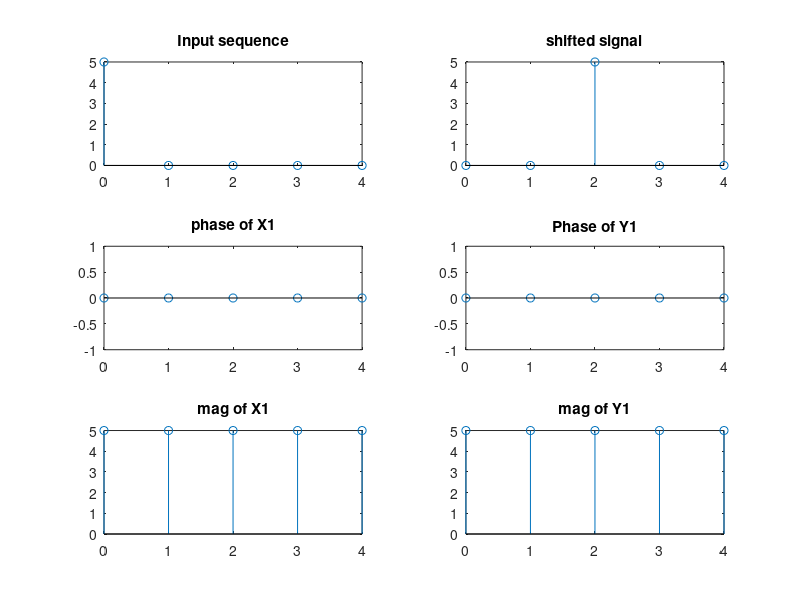

This figure's MATLAB source:
%CIRCULAR TIME SHIFT
clc;
clear all;
close all;
x = input('Enter the input sequence:');
N = input('Enter the length of the DFT N=');
n=0:(N-1);
k=0:(N-1);
len=length(x);
if N>len
   x=[x zeros(1,N-len)];
elseif N<len
   x=x(1:N);
end
i=sqrt(-1);
w=exp(-i*2*pi/N);
nk=n'*k;
W=w.^nk;

y = circshift(x,[2]);
subplot(3,2,1);
stem(k,x);
title('Input sequence');
hold on;
subplot(3,2,2);
stem(k,y);
title('shifted signal');
%dft of signal

X1=x*W;
disp(X1);
Y1 = x*W
%plotting phase of these two signals
subplot(3,2,3);
stem(k,angle(X1));
title('phase of X1');
hold on;
subplot(3,2,4);
stem(k,angle(Y1));
title('Phase of Y1');
% plotting magnitude of these two functions
subplot(3,2,5);
stem(k,abs(X1));
title('mag of X1');
hold on;
subplot(3,2,6);
stem(k,abs(Y1));
title('mag of Y1');
